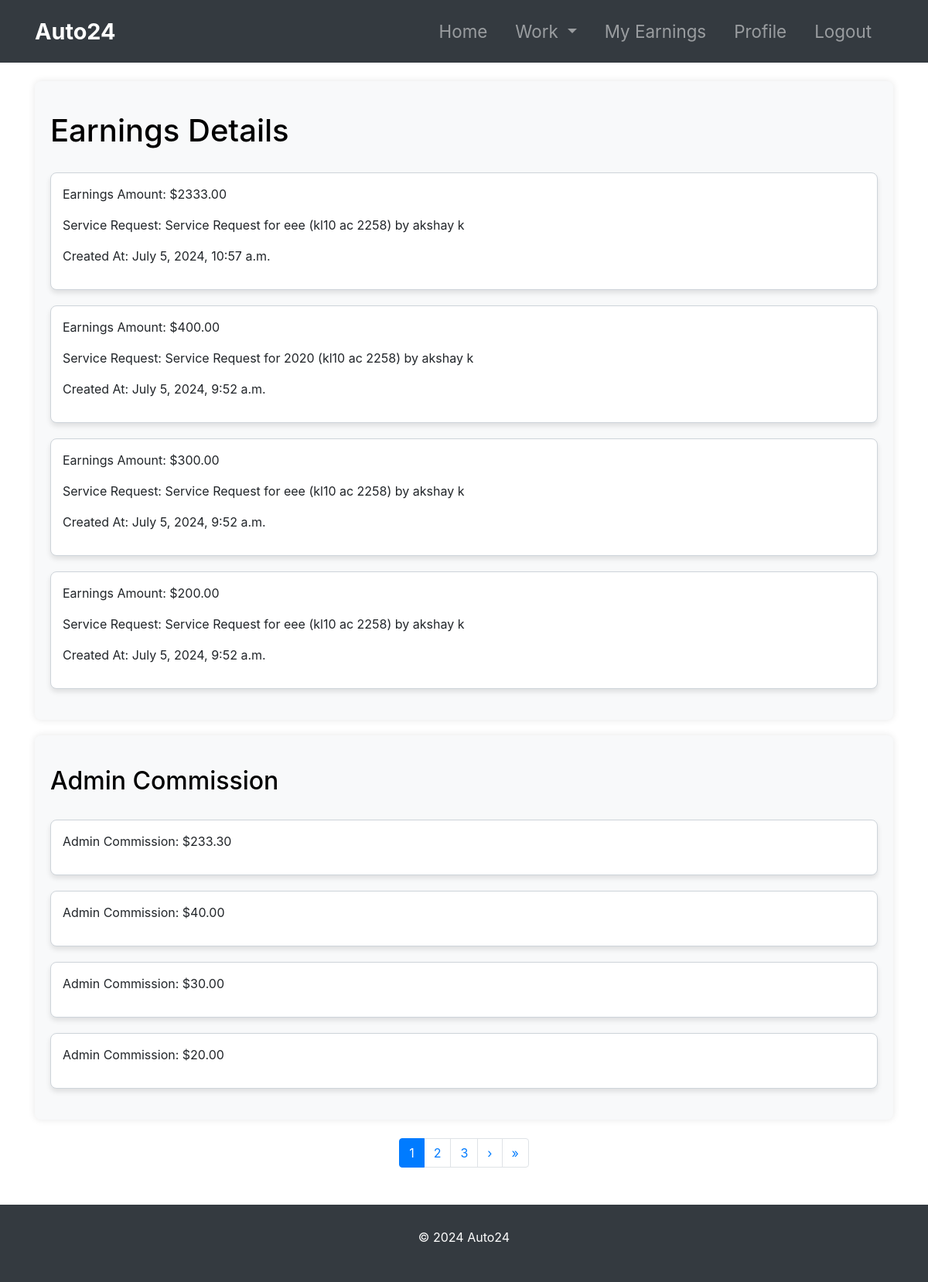
/earnings/ (signed in), run on the app's committed database.
### mechanic_management/models.py (models this page shows, shortened)
class MechanicEarnings(models.Model):
    mechanic = models.ForeignKey(User, on_delete=models.CASCADE, related_name='earnings')
    amount = models.DecimalField(max_digits=10, decimal_places=2, default=0)
    service_request = models.ForeignKey(ServiceRequest, on_delete=models.CASCADE, related_name='earnings')
    admin_commission = models.DecimalField(max_digits=10, decimal_places=2, default=0)
    created_at = models.DateTimeField(auto_now_add=True)

### customer_management/models.py (models this page shows, shortened)
class ServiceRequest(models.Model):
    STATUS_CHOICES = [
        ('Pending', 'Pending'),
        ('Approved', 'Approved'),
        ('Repairing', 'Repairing'),
        ('Repairing Done', 'Repairing Done'),
        ('Released', 'Released')
    ]
    SERVICE_CHOICES = [
        ('water service', 'Water Service'),
        ('oil change', 'Oil Change'),
        ('brake service', 'Brake Service'),
        ('spare part work', 'Spare Part Work'),
        ('engine work', 'Engine Work'),
        ('body work', 'Body Work'),
        ('full service', 'Full Service'),
        ('other', 'Other')
    ]
    customer = models.ForeignKey(Customer, on_delete=models.CASCADE, related_name='service_requests')
    assigned_mechanic = models.ForeignKey('mechanic_management.Mechanic', on_delete=models.CASCADE, related_name='service_requests', null=True, blank=True)
    vehicle = models.ForeignKey(Vehicle, on_delete=models.CASCADE, related_name='service_requests')
    problem_description = models.CharField(max_length=300)
    status = models.CharField(max_length=20, choices=STATUS_CHOICES, default='Pending')
    service_type = models.CharField(max_length=20, choices=SERVICE_CHOICES, default='Water Service')
    cost = models.DecimalField(max_digits=10, decimal_places=2, null=True, blank=True)
    created_at = models.DateTimeField(default=timezone.now)
    def __str__(self):
        return f"Service Request for {self.vehicle} by {self.customer.get_name}"

class Vehicle(models.Model):
    number = models.CharField(max_length=20)
    model = models.CharField(max_length=100)
    customer = models.ForeignKey(Customer, on_delete=models.CASCADE, related_name='vehicles')
    def __str__(self):
        return f"{self.model} ({self.number})"

class Customer(models.Model):
    user = models.OneToOneField(User, on_delete=models.CASCADE)
    profile_pic = models.ImageField(upload_to='profile_pic/CustomerProfilePic/', null=True, blank=True)
    address = models.CharField(max_length=40)
    mobile = models.CharField(max_length=20, null=False)
    created_at = models.DateTimeField(default=timezone.now)
    @property
    def get_name(self):
        return self.user.first_name + " " + self.user.last_name

### mechanic_management/views.py (the view)
# urls.py: path('earnings/', views.view_earnings, name='view_earnings'),
@login_required
def view_earnings(request):
    mechanic_earnings = MechanicEarnings.objects.filter(mechanic=request.user).order_by('-created_at')
    paginator = Paginator(mechanic_earnings, 4)  # Show 10 items per page
    page = request.GET.get('page')
    try:
        mechanic_earnings = paginator.page(page)
    except PageNotAnInteger:
        mechanic_earnings = paginator.page(1)  # If page is not an integer, deliver first page.
    except EmptyPage:
        mechanic_earnings = paginator.page(paginator.num_pages)  # If page is out of range, deliver last page of results.
    return render(request, 'mechanic/earnings.html', {'mechanic_earnings': mechanic_earnings})

### templates/mechanic/earnings.html (shortened to what this page needs)
{% extends 'mechanic/base.html' %}
{% block content %}
<div class="container mt-4">
    <div class="earnings-container">
        <h1>Earnings Details</h1>
        <ul class="earnings-list">
            {% for earning in mechanic_earnings %}
            <li class="earnings-item">
                <p>Earnings Amount: ${{ earning.amount }}</p>
                <p>Service Request: {{ earning.service_request }}</p>
                <p>Created At: {{ earning.created_at }}</p>
            </li>
            {% empty %}
            <li class="empty-message">No earnings recorded yet.</li>
            {% endfor %}
        </ul>
    </div>
    <div class="earnings-container">
        <h2>Admin Commission</h2>
        <ul class="earnings-list">
            {% for earning in mechanic_earnings %}
            <li class="earnings-item">
                <p>Admin Commission: ${{ earning.admin_commission }}</p>
            </li>
            {% endfor %}
        </ul>
    </div>
</div>
<div class="mt-4">
    <ul class="pagination justify-content-center">
        {% if mechanic_earnings.has_other_pages %}
            {% for num in mechanic_earnings.paginator.page_range %}
                {% if mechanic_earnings.number == num %}
                    <li class="page-item active"><span class="page-link">{{ num }}</span></li>
                {% elif num > mechanic_earnings.number|add:'-3' and num < mechanic_earnings.number|add:'3' %}
                    <li class="page-item"><a class="page-link" href="?page={{ num }}">{{ num }}</a></li>
                {% endif %}
            {% endfor %}
            {% if mechanic_earnings.has_next %}
                <li class="page-item"><a class="page-link" href="?page={{ mechanic_earnings.next_page_number }}">&rsaquo;</a></li>
                <li class="page-item"><a class="page-link" href="?page={{ mechanic_earnings.paginator.num_pages }}">&raquo;</a></li>
            {% endif %}
        {% endif %}
    </ul>
</div>
{% endblock %}

### templates/mechanic/base.html (style rules this page uses)
body { display: flex; flex-direction: column; min-height: 100vh; }

### templates/mechanic/earnings.html (style rules this page uses)
.earnings-container { background-color: #f8f9fa; padding: 20px; border-radius: 8px; box-shadow: 0 0 10px rgba(0, 0, 0, 0.1); margin-top: 20px; }
.earnings-list { list-style-type: none; padding: 0; }
.earnings-item { margin-bottom: 20px; border: 1px solid #ced4da; background-color: #fff; padding: 15px; border-radius: 8px; box-shadow: 0 4px 6px rgba(0, 0, 0, 0.1); }
h1, h2 { margin-top: 30px; margin-bottom: 30px; margin-top: 20px; color: #000000; }

### data on the page
MechanicEarnings: amount "2333.00", service_request "Service Request for eee (kl10 ac 2258) by akshay k", created_at "July 5, 2024, 10:57 a.m.", admin_commission "233.30"
MechanicEarnings: amount "400.00", service_request "Service Request for 2020 (kl10 ac 2258) by akshay k", created_at "July 5, 2024, 9:52 a.m.", admin_commission "40.00"
MechanicEarnings: amount "300.00", service_request "Service Request for eee (kl10 ac 2258) by akshay k", created_at "July 5, 2024, 9:52 a.m.", admin_commission "30.00"
MechanicEarnings: amount "200.00", service_request "Service Request for eee (kl10 ac 2258) by akshay k", created_at "July 5, 2024, 9:52 a.m.", admin_commission "20.00"

### other printed values
{{ num }} "1"
{{ num }} "2" "3"
